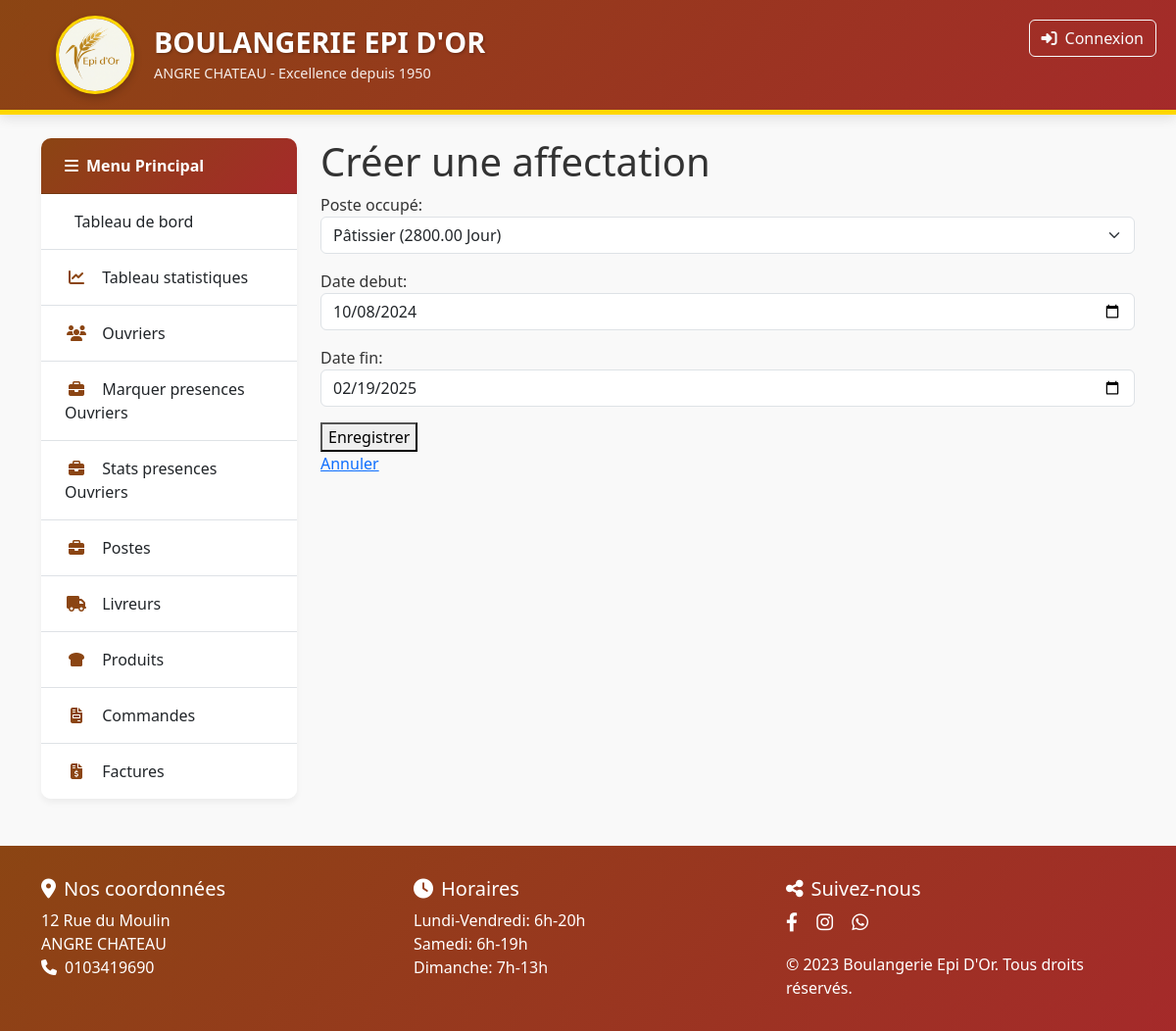
The app's page /gestion/affectations/136/modifier/ with its own data.
### gestion/models.py (models this page shows)
class AffectationPoste(models.Model):
    ouvrier = models.ForeignKey(Ouvrier, on_delete=models.CASCADE)
    poste = models.ForeignKey(Poste, on_delete=models.CASCADE)
    date_debut = models.DateField()
    date_fin = models.DateField(null=True, blank=True)

### gestion/views.py (the view)
# urls.py: path('affectations/<int:pk>/modifier/', modifier_affectation, name='modifier_affectation'),
def modifier_affectation(request, pk):
    affectation = get_object_or_404(AffectationPoste, pk=pk)
    if request.method == 'POST':
        form = AffectationPosteForm(request.POST, instance=affectation)
        if form.is_valid():
            form.save()
            messages.success(request, "Affectation modifiée avec succès!")
            return redirect('detail_ouvrier', pk=affectation.ouvrier.id)
    else:
        form = AffectationPosteForm(instance=affectation)
    return render(request, 'gestion/affectation_form.html', {
        'form': form,
        'affectation': affectation,
        'page_title': f"Modifier l'affectation de {affectation.ouvrier.nom}" # Ajout d'un titre pour le template
    })

### gestion/forms.py (shortened to what this page needs)
class AffectationPosteForm(forms.ModelForm):
    poste = forms.ModelChoiceField(
        queryset=Poste.objects.all(),
        widget=forms.Select(attrs={'class': 'form-select'}),
        label="Poste occupé"
    )
    class Meta:
        model = AffectationPoste
        fields = ['poste', 'date_debut', 'date_fin']
        widgets = {
            'date_debut': forms.DateInput(attrs={
                'type': 'date',
                'class': 'form-control'
            }),
            'date_fin': forms.DateInput(attrs={
                'type': 'date',
                'class': 'form-control'
            })
        }

### gestion/models.py (called while the page is built)
    def __str__(self):
        return f"{self.nom} ({self.remuneration} {self.get_mode_paiement_display()})"

### gestion/templates/gestion/affectation_form.html (shortened to what this page needs)
{% extends "gestion/base2.html" %}
{% block content %}
<h1>{% if ouvrier %}Modifier{% else %}Créer{% endif %} une affectation</h1>
<form method="post">
  {{ form.as_p }}
  <button type="submit">Enregistrer</button>
</form>
<a href="{% if poste %}{% url 'detail_poste' poste.id %}{% else %}{% url 'liste_postes' %}{% endif %}">
  Annuler
</a>
{% endblock %}

### gestion/templates/gestion/base2.html (style rules this page uses)
:root { --primary-color: #8B4513; --secondary-color: #FFD700; --accent-color: #A52A2A; --light-bg: #FFF8E1; }
body { background-color: #f9f9f9; font-family: 'Montserrat', 'Segoe UI', Tahoma, Geneva, Verdana, sans-serif; color: #333; min-height: 100vh; display: flex; flex-direction: column; }

### records on screen
AffectationPoste: poste "Pâtissier (2800.00 Jour)", date_debut "10/08/2024", date_fin "02/19/2025"
